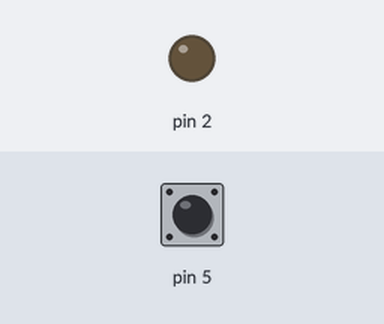
Recording of a sketch running on a simulated Arduino Uno, built with avr-gcc and run on an emulated ATmega328P. Parts: output pins drawn as LEDs (lit = HIGH). Dashed ring = blinking. Inputs (shaded band) come from the test bench; at power-on: pin 5 HIGH.

Above: at 1.2 s.
1.3 s: pin 5 pulled LOW for 0.15 s
At 2.0 s:
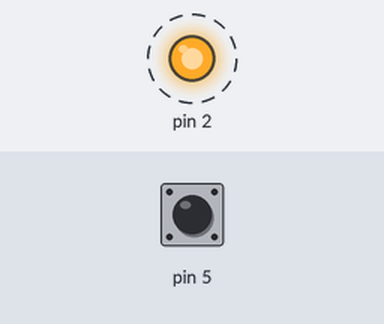
4.4 s: pin 5 pulled LOW for 1 s
At 4.9 s:
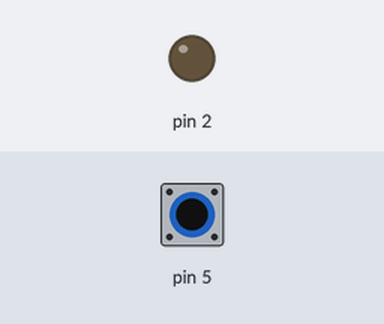
6.9 s: pin 5 pulled LOW for 3.2 s
At 7.6 s:
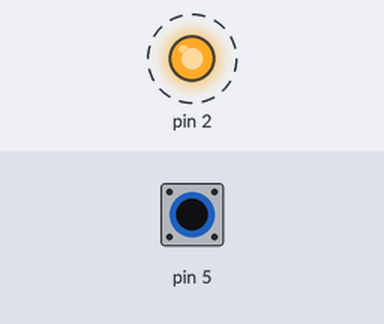
Timing chart, 0 to 19.1 s (numbered marks = the images above; inputs shaded):
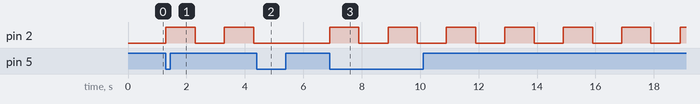

Measured:
- after the input at 1.3 s, pin 2: alternates HIGH for 1.0 s and LOW for 1.0 s, starting at once
- after the input at 4.4 s, pin 2: stays LOW (without the input it goes to HIGH after 0.90 s)
- after the input at 6.9 s, pin 2: alternates HIGH for 1.0 s and LOW for 1.0 s, starting at once

The sketch:

blikacka.ino
```cpp
unsigned long ted = 0;
unsigned long predtim = 0;
bool rezim = LOW;
bool led = LOW;
int tlacitko_predtim = HIGH;

void setup() {
  pinMode(5, INPUT_PULLUP);
  pinMode(2, OUTPUT);
}

void loop() {
  ted = millis();
  int tlacitko = digitalRead(5);
  if (tlacitko == LOW & tlacitko_predtim == HIGH) {
    rezim = !rezim;
  } else {

  }
  tlacitko_predtim = tlacitko;
  if (rezim == HIGH) {
    if (ted - predtim >= 1000) {
      predtim = ted;
      led = !led;
      digitalWrite(2, led);
    }
  } else {
    digitalWrite(2, LOW);
  }
}
```
